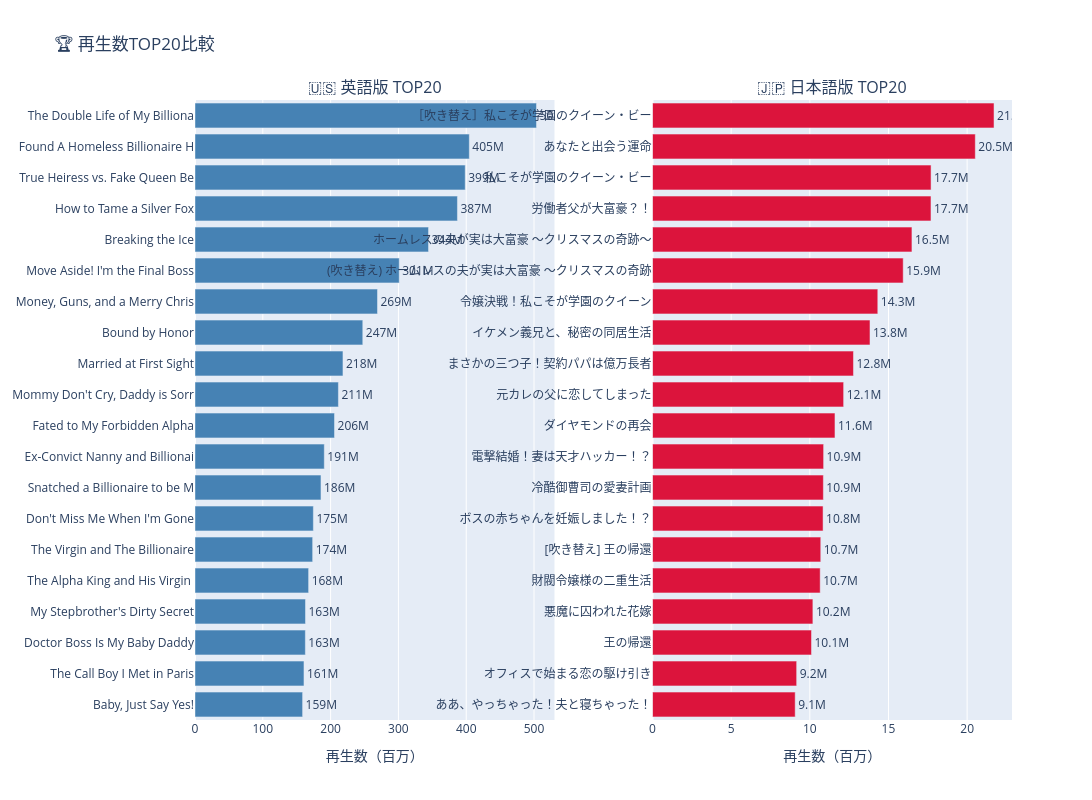

Notebook cell for this chart:
### Code cell
# 🏆 再生数TOP20比較（横並び）

if len(df_en) > 0:
    top20_en = df_en.nlargest(20, 'read_count')[['title', 'read_count', 'content_type']]
    top20_ja = df.nlargest(20, 'read_count')[['title', 'read_count', 'category']]
    
    fig = make_subplots(rows=1, cols=2,
                         subplot_titles=['🇺🇸 英語版 TOP20', '🇯🇵 日本語版 TOP20'],
                         horizontal_spacing=0.12)
    
    # 英語版
    fig.add_trace(
        go.Bar(y=top20_en['title'].str[:30][::-1], 
               x=top20_en['read_count'][::-1]/1e6,
               orientation='h', marker_color='steelblue',
               text=[f"{x/1e6:.0f}M" for x in top20_en['read_count'][::-1]],
               textposition='outside'),
        row=1, col=1
    )
    
    # 日本語版
    fig.add_trace(
        go.Bar(y=top20_ja['title'].str[:30][::-1],
               x=top20_ja['read_count'][::-1]/1e6,
               orientation='h', marker_color='crimson',
               text=[f"{x/1e6:.1f}M" for x in top20_ja['read_count'][::-1]],
               textposition='outside'),
        row=1, col=2
    )
    
    fig.update_layout(height=800, width=1600, showlegend=False,
                      title_text='🏆 再生数TOP20比較')
    fig.update_xaxes(title_text='再生数（百万）', row=1, col=1)
    fig.update_xaxes(title_text='再生数（百万）', row=1, col=2)
    fig.show()

### Figure 1 — Plotly figure (JSON) as saved in the notebook; plotly's stock layout.template omitted (floating-point values rounded to 4 significant figures)
{"data": [{"marker": {"color": "steelblue"}, "orientation": "h", "text": ["159M", "161M", "163M", "163M", "168M", "174M", "175M", "186M", "191M", "206M", "211M", "218M", "247M", "269M", "301M", "344M", "387M", "399M", "405M", "504M"], "textposition": "outside", "type": "bar", "x": [158.7, 160.7, 162.8, 163.0, 167.6, 173.5, 174.6, 185.8, 190.7, 205.8, 211.5, 218.2, 247.4, 269.2, 301.2, 344.4, 387.1, 398.5, 404.6, 503.7], "xaxis": "x", "y": ["Baby, Just Say Yes!", "The Call Boy I Met in Paris", "Doctor Boss Is My Baby Daddy", "My Stepbrother's Dirty Secret", "The Alpha King and His Virgin ", "The Virgin and The Billionaire", "Don't Miss Me When I'm Gone", "Snatched a Billionaire to be M", "Ex-Convict Nanny and Billionai", "Fated to My Forbidden Alpha", "Mommy Don't Cry, Daddy is Sorr", "Married at First Sight", "Bound by Honor", "Money, Guns, and a Merry Chris", "Move Aside! I'm the Final Boss", "Breaking the Ice", "How to Tame a Silver Fox", "True Heiress vs. Fake Queen Be", "Found A Homeless Billionaire H", "The Double Life of My Billiona"], "yaxis": "y"}, {"marker": {"color": "crimson"}, "orientation": "h", "text": ["9.1M", "9.2M", "10.1M", "10.2M", "10.7M", "10.7M", "10.8M", "10.9M", "10.9M", "11.6M", "12.1M", "12.8M", "13.8M", "14.3M", "15.9M", "16.5M", "17.7M", "17.7M", "20.5M", "21.7M"], "textposition": "outside", "type": "bar", "x": [9.069, 9.163, 10.11, 10.19, 10.66, 10.7, 10.84, 10.86, 10.88, 11.6, 12.15, 12.77, 13.83, 14.32, 15.94, 16.49, 17.7, 17.71, 20.52, 21.71], "xaxis": "x2", "y": ["ああ、やっちゃった！夫と寝ちゃった！", "オフィスで始まる恋の駆け引き", "王の帰還", "悪魔に囚われた花嫁", "財閥令嬢様の二重生活", "[吹き替え] 王の帰還", "ボスの赤ちゃんを妊娠しました！？", "冷酷御曹司の愛妻計画", "電撃結婚！妻は天才ハッカー！？", "ダイヤモンドの再会", "元カレの父に恋してしまった", "まさかの三つ子！契約パパは億万長者", "イケメン義兄と、秘密の同居生活", "令嬢決戦！私こそが学園のクイーン", "(吹き替え) ホームレスの夫が実は大富豪 ～クリスマスの奇跡", "ホームレスの夫が実は大富豪 ～クリスマスの奇跡～", "労働者父が大富豪？！", "私こそが学園のクイーン・ビー", "あなたと出会う運命", "［吹き替え］私こそが学園のクイーン・ビー"], "yaxis": "y2"}], "layout": {"annotations": [{"font": {"size": 16}, "showarrow": false, "text": "🇺🇸 英語版 TOP20", "x": 0.22, "xanchor": "center", "xref": "paper", "y": 1, "yanchor": "bottom", "yref": "paper"}, {"font": {"size": 16}, "showarrow": false, "text": "🇯🇵 日本語版 TOP20", "x": 0.78, "xanchor": "center", "xref": "paper", "y": 1, "yanchor": "bottom", "yref": "paper"}], "height": 800, "showlegend": false, "title": {"text": "🏆 再生数TOP20比較"}, "width": 1600, "xaxis": {"anchor": "y", "domain": [0, 0.44], "title": {"text": "再生数（百万）"}}, "xaxis2": {"anchor": "y2", "domain": [0.56, 1], "title": {"text": "再生数（百万）"}}, "yaxis": {"anchor": "x", "domain": [0, 1]}, "yaxis2": {"anchor": "x2", "domain": [0, 1]}}}
